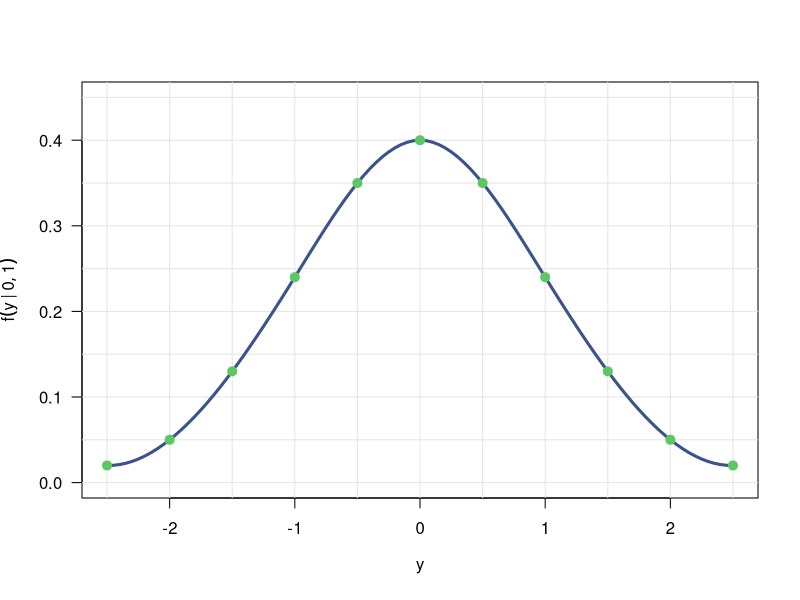
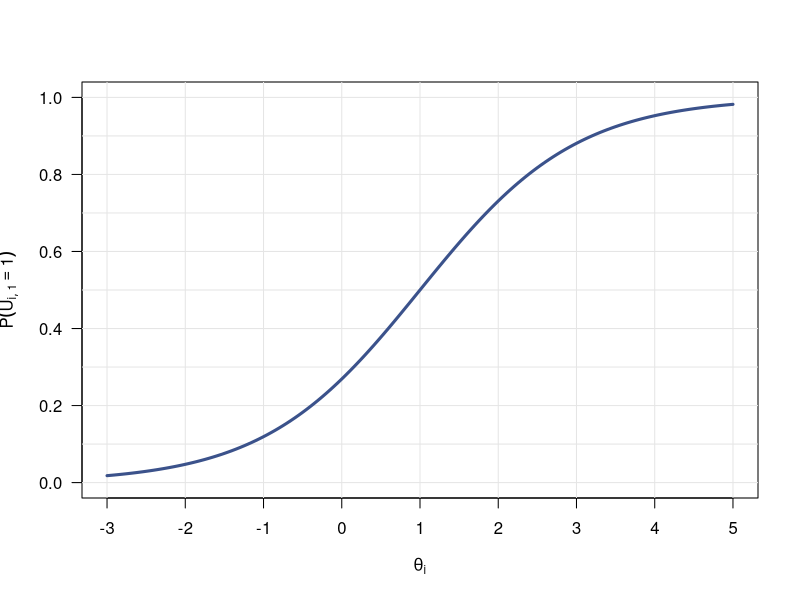
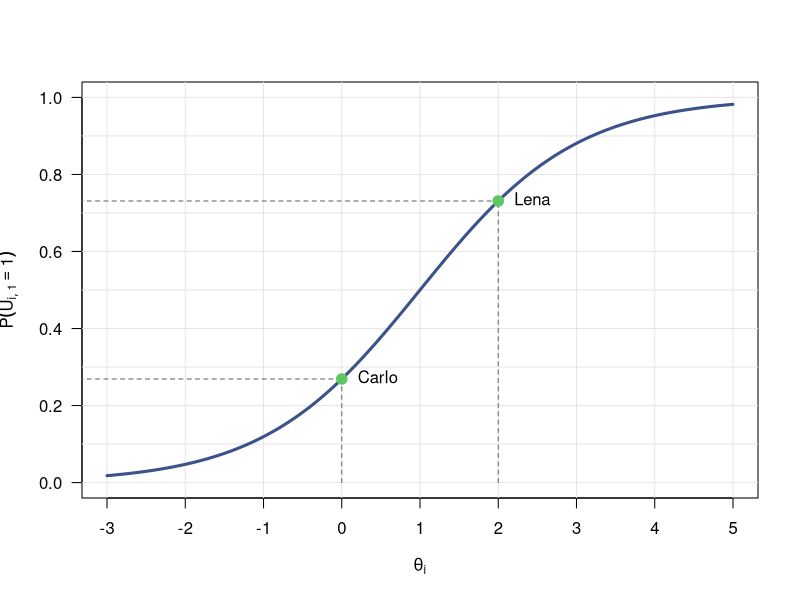

Reproduce these figures in R, in order.
## ---- chunk 1
#| label: bell-curve-solution
#| echo: false
#| fig-width: 6
#| fig-height: 4
#| fig-alt: "Die elf Punkte aus der Tabelle, verbunden durch eine glatte, symmetrische Glockenkurve mit dem höchsten Wert 0.40 bei y = 0"
colors <- viridisLite::viridis(5)
y <- seq(-2.5, 2.5, by = 0.5)
f_y <- round(dnorm(y), 2)

# smooth curve through the rounded table values, as drawn by hand
smooth_curve <- splinefun(y, f_y)

plot(y, f_y,
  type = "n", las = 1, ylim = c(0, 0.45),
  xlab = expression(y), ylab = expression(f(y ~ "|" ~ list(0, 1)))
)
abline(h = seq(0, 0.45, by = 0.05), v = y, col = "grey90")
curve(smooth_curve, from = -2.5, to = 2.5, add = TRUE, lwd = 3, col = colors[2])
points(y, f_y, pch = 19, cex = 1.2, col = colors[4])
## ---- chunk 2
#| label: solving-probability-task
#| echo: false
#| fig-width: 6
#| fig-height: 4
#| fig-alt: "Lösungswahrscheinlichkeit für das Item mit der Schwierigkeit 1 in Abhängigkeit von der Fähigkeit, von -3 bis 5, mit Gitterlinien"
colors <- viridisLite::viridis(5)

# solving probability of the item (difficulty 1) over ability, with a grid for
# reading off values
plot_solving_probability <- function() {
  theta <- seq(-3, 5, by = 0.05)
  plot(theta, plogis(theta - 1),
    type = "n", las = 1, ylim = c(0, 1), xaxt = "n",
    xlab = expression(theta[i]), ylab = expression(P(U[list(i, 1)] == 1))
  )
  axis(1, at = -3:5)
  abline(h = seq(0, 1, by = 0.1), v = -3:5, col = "grey90")
  lines(theta, plogis(theta - 1), lwd = 3, col = colors[2])
}
plot_solving_probability()
## ---- chunk 3
#| label: solving-probability-solution
#| echo: false
#| fig-width: 6
#| fig-height: 4
#| fig-alt: "Dieselbe Kurve mit Lena bei Fähigkeit 2 und Lösungswahrscheinlichkeit 0.73 sowie Carlo bei Fähigkeit 0 und Lösungswahrscheinlichkeit 0.27"
persons <- data.frame(name = c("Lena", "Carlo"), theta = c(2, 0))
persons$p <- plogis(persons$theta - 1)
plot_solving_probability()
segments(persons$theta, 0, persons$theta, persons$p, lty = 2, col = "grey40")
segments(-4, persons$p, persons$theta, persons$p, lty = 2, col = "grey40")
points(persons$theta, persons$p, pch = 19, cex = 1.4, col = colors[4])
text(persons$theta, persons$p, persons$name, pos = 4, offset = 0.8)
